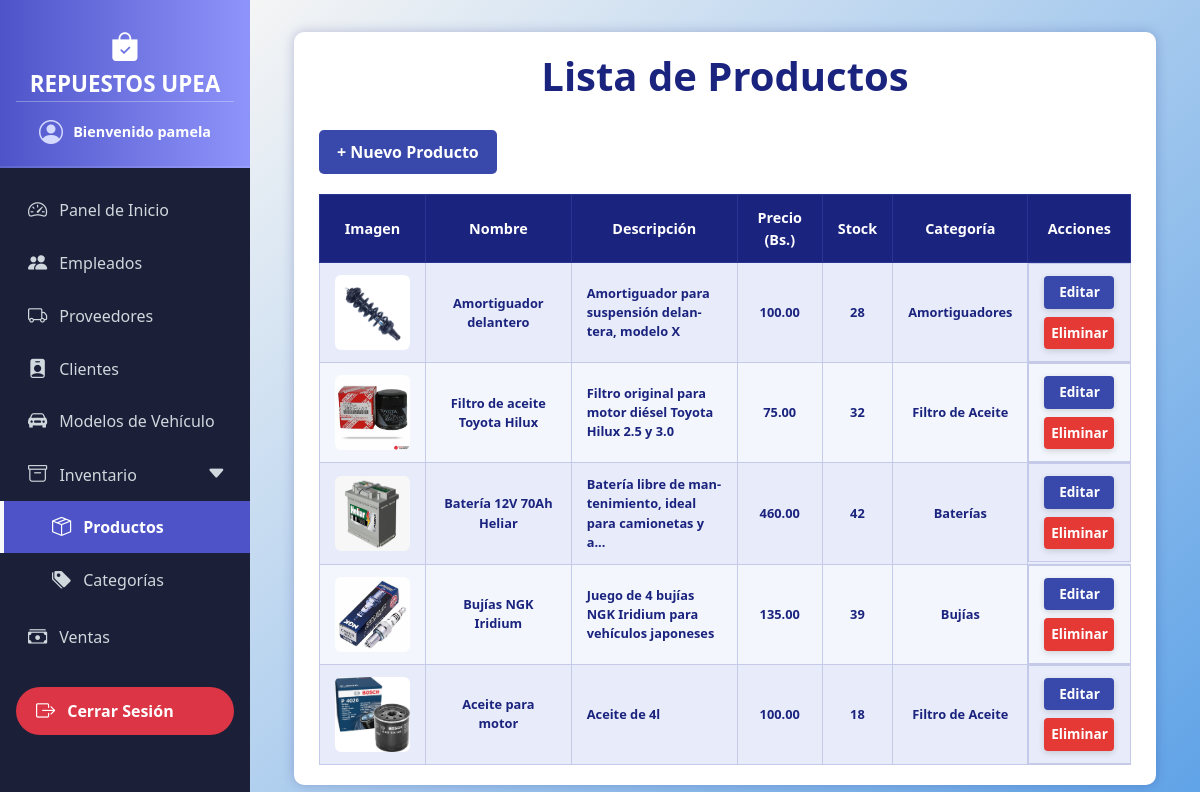
The app's page /productos/ (signed in) with its own data.
### models/usuario_model.py (models this page shows, shortened)
class Usuario(db.Model, UserMixin):
    __tablename__ = "usuarios"
    id = db.Column(db.Integer, primary_key=True)
    username = db.Column(db.String(20), nullable=False, unique=True)
    password = db.Column(db.String(128), nullable=False)  # Longitud suficiente para hash
    rol = db.Column(db.String(20), nullable=False)
    empleado = db.relationship("Empleado", back_populates="usuario", uselist=False)

### models/producto_model.py (models this page shows, shortened)
class Producto(db.Model):
    __tablename__ = "productos"
    id = db.Column(db.Integer, primary_key=True)
    nombre = db.Column(db.String(100), nullable=False)
    descripcion = db.Column(db.String(255))
    precio = db.Column(db.Float, nullable=False)
    stock = db.Column(db.Integer, nullable=False)
    imagen = db.Column(db.String(255), nullable=True)
    categoria_id = db.Column(db.Integer, db.ForeignKey("categorias.id"))
    categoria = db.relationship("Categoria", back_populates="productos")
    proveedores = db.relationship("ProductoProveedor", back_populates="producto")
    detalles_venta = db.relationship("DetalleVenta", back_populates="producto")

### models/categoria_model.py (models this page shows, shortened)
class Categoria(db.Model):
    __tablename__ = "categorias"
    id = db.Column(db.Integer, primary_key=True)
    nombre = db.Column(db.String(80), nullable=False)
    productos = db.relationship("Producto", back_populates="categoria")
    @staticmethod
    def get_all():
        return Categoria.query.all()

### controllers/producto_controller.py (the view)
@producto_bp.route("/")
def index():
    categoria_id = request.args.get('categoria_id', type=int)
    q = request.args.get('q', '').strip()
    query = Producto.query
    if categoria_id:
        query = query.filter(Producto.categoria_id == categoria_id)
    if q:
        query = query.filter(Producto.nombre.ilike(f'%{q}%'))
    productos = query.all()
    categorias = Categoria.get_all()
    return producto_view.list(productos, categorias=categorias, categoria_seleccionada=categoria_id, busqueda=q)

### run.py (called while the page is built)
@login_manager.user_loader
def load_user(user_id):
    return Usuario.query.get(int(user_id))  # Devuelve usuario por id o None

@app.context_processor
def inject_active_path():
    def is_active(path):
        return 'active' if request.path == path else ''
    return dict(is_active=is_active)

@app.context_processor
def inject_carrito_count():
    carrito = session.get('carrito', {})
    total = sum(item['cantidad'] for item in carrito.values()) if carrito else 0
    return dict(carrito_count=total)

### views/producto_view.py (called while the page is built)
def list(productos, categorias=None, categoria_seleccionada=None, busqueda=None):
    return render_template(
        "productos/index.html",
        productos=productos,
        categorias=categorias,
        categoria_seleccionada=categoria_seleccionada,
        busqueda=busqueda
    )

### templates/productos/index.html (shortened to what this page needs)
{% extends 'base.html' %}
{% block content %}
<div class="container">
  <h1>Lista de Productos</h1>
  <a href="{{ url_for('producto.create') }}" class="button">+ Nuevo Producto</a>
  <div class="table-responsive-wrapper">
    <table>
      <thead>
        <tr>
          <th>Imagen</th>
          <th>Nombre</th>
          <th>Descripción</th>
          <th>Precio (Bs.)</th>
          <th>Stock</th>
          <th>Categoría</th>
          <th>Acciones</th>
        </tr>
      </thead>
      <tbody>
        {% for p in productos %}
        <tr>
          <td>
            {% if p.imagen %}
              <img src="{{ url_for('static', filename='img/productos/' ~ p.imagen) }}" alt="{{ p.nombre }}" class="product-image" />
            {% else %}
              No hay imagen
            {% endif %}
          </td>
          <td>{{ p.nombre }}</td>
          <td class="description" title="{{ p.descripcion }}">{{ p.descripcion|truncate(60, True, '...') }}</td>
          <td>{{ "%.2f"|format(p.precio) }}</td>
          <td>{{ p.stock }}</td>
          <td>{{ p.categoria.nombre if p.categoria else 'Sin categoría' }}</td>
          <td class="actions">
            <a href="{{ url_for('producto.edit', id=p.id) }}" class="edit">Editar</a>
            <a href="{{ url_for('producto.delete', id=p.id) }}" class="delete" onclick="return confirm('¿Estás seguro de eliminar este producto?');">Eliminar</a>
          </td>
        </tr>
        {% else %}
        <tr>
          <td colspan="7" style="color:#1a237e; font-style: italic;">No hay productos registrados.</td>
        </tr>
        {% endfor %}
      </tbody>
    </table>
  </div>
</div>
{% endblock %}

### templates/base.html (shortened to what this page needs)
<!doctype html>
<html lang="es">
  <head>
    <link href="https://cdn.jsdelivr.net/npm/bootstrap@5.3.6/dist/css/bootstrap.min.css" rel="stylesheet" />
    <link href="https://cdn.jsdelivr.net/npm/bootstrap-icons@1.10.5/font/bootstrap-icons.css" rel="stylesheet" />
  </head>
  <body>
    <nav class="sidebar">
      <div class="sidebar-header">
        <i class="bi bi-bag-check-fill logo-icon"></i>
        REPUESTOS UPEA
        <div class="welcome-message">
          <i class="bi bi-person-circle"></i>
          <span> Bienvenido
            {% if current_user.is_authenticated %}
              {{ current_user.username }}
            {% else %}
              Invitado
            {% endif %}
          </span>
        </div>
      </div>
      <ul class="nav flex-column mt-3">
        <li class="nav-item">
          <a class="nav-link {{ is_active('/admin') }}" href="{{ url_for('inicio.admin_dashboard') }}">
            <i class="bi bi-speedometer2"></i> Panel de Inicio
          </a>
        </li>
        <li class="nav-item">
          <a class="nav-link {{ is_active('/usuarios/') }}" href="/usuarios/">
            <i class="bi bi-people-fill"></i> Empleados
          </a>
        </li>
        <li class="nav-item">
          <a class="nav-link {{ is_active('/proveedores/') }}" href="/proveedores/">
            <i class="bi bi-truck"></i> Proveedores
          </a>
        </li>
        <li class="nav-item">
          <a class="nav-link {{ is_active('/clientes/') }}" href="/clientes/">
            <i class="bi bi-person-badge-fill"></i> Clientes
          </a>
        </li>
        <li class="nav-item">
          <a class="nav-link {{ is_active('/modelos_vehiculos/') }}" href="/modelos_vehiculos/">
            <i class="bi bi-car-front-fill"></i> Modelos de Vehículo
          </a>
        </li>
        <li class="nav-item">
          <a class="nav-link d-flex justify-content-between align-items-center" data-bs-toggle="collapse" href="#inventarioSubmenu" role="button" aria-expanded="false" aria-controls="inventarioSubmenu">
            <span><i class="bi bi-archive me-2"></i> Inventario</span>
            <i class="bi bi-caret-down-fill"></i>
          </a>
          <div class="collapse {{ 'show' if is_active('/productos/') or is_active('/categorias/') else '' }}" id="inventarioSubmenu">
            <ul class="btn-toggle-nav list-unstyled fw-normal pb-1 small">
              <li>
                <a href="/productos/" class="nav-link {{ is_active('/productos/') }}">
                  <i class="bi bi-box-seam"></i> Productos
                </a>
              </li>
              <li>
                <a href="/categorias/" class="nav-link {{ is_active('/categorias/') }}">
                  <i class="bi bi-tags-fill"></i> Categorías
                </a>
              </li>
            </ul>
          </div>
        </li>
        <li class="nav-item">
          <a class="nav-link {{ is_active('/ventas/') }}" href="/ventas">
            <i class="bi bi-cash-stack"></i> Ventas
          </a>
        </li>
        <br>
        <li class="nav-item mt-auto mb-3">
          <a class="nav-link text-white bg-danger fw-bold rounded-pill mx-3 text-center" style="padding: 0.6rem 1rem;" href="{{ url_for('logout') }}">
            <i class="bi bi-box-arrow-right"></i> Cerrar Sesión
          </a>
        </li>
      </ul>
    </nav>
    <div class="main-content">
      <div class="container-fluid">
        {% block content %}
        {% endblock %}
      </div>
    </div>
  </body>
</html>

### templates/base.html (style rules this page uses)
body { margin: 0; padding: 0; font-family: 'Segoe UI', Tahoma, Geneva, Verdana, sans-serif; }
.sidebar { position: fixed; top: 0; left: 0; width: 250px; height: 100vh; background-color: #1b1f38; display: flex; flex-direction: column; z-index: 1050; transform: translateX(0); transition: transform 0.3s ease-in-out; }
.sidebar-header { background: linear-gradient(90deg, #4e54c8, #8f94fb); padding: 1.5rem 1rem 1rem 1rem; color: white; font-weight: 700; font-size: 1.4rem; text-align: center; user-select: none; border-bottom: 2px solid rgba(255, 255, 255, 0.1); display: flex; flex-direction: column; align-items: center; }
.sidebar-header i.logo-icon { font-size: 1.8rem; }
.welcome-message { border-top: 1px solid rgba(255,255,255,0.3); padding-top: 0.75rem; font-weight: 400; font-size: 0.9rem; width: 100%; color: #e0e0ffcc; user-select: none; }
.welcome-message i { font-size: 1.5rem; vertical-align: middle; margin-right: 0.4rem; color: #d3d9ff; }
.welcome-message span { vertical-align: middle; font-weight: 600; color: white; }
.sidebar .nav-link { color: #cfd8dc; padding: 0.75rem 1.5rem; font-size: 1rem; display: flex; align-items: center; gap: 0.75rem; border-left: 4px solid transparent; transition: all 0.3s ease; }
.sidebar .nav-link i { font-size: 1.2rem; }
.sidebar .nav-link.active { background-color: #4e54c8; color: white; border-left-color: #f8f9fa; font-weight: 600; }
.main-content { margin-left: 250px; padding: 2rem; background: linear-gradient(135deg, #f5f5f5, #5ea2e7); min-height: 100vh; color: #000000; transition: margin-left 0.3s ease-in-out; }
.btn-toggle-nav .nav-link { padding-left: 3rem; }
.btn-toggle-nav .nav-link.active { background-color: #4e54c8; color: white; border-left-color: #f8f9fa; font-weight: 600; }

### templates/productos/index.html (style rules this page uses)
body { background-color: #ffffff; color: #222; font-family: 'Segoe UI', Tahoma, Geneva, Verdana, sans-serif; }
h1 { margin-bottom: 30px; color: #1a237e; font-weight: 700; text-align: center; }
.container { max-width: 1500px; margin: 0 auto; background-color: #fff; padding: 20px 25px; border-radius: 10px; box-shadow: 0 0 12px rgba(26, 35, 126, 0.25); }
a.button { display: inline-block; background-color: #3949ab; color: white; padding: 10px 18px; margin-bottom: 20px; border-radius: 5px; text-decoration: none; font-weight: 600; transition: background-color 0.3s ease; }
.table-responsive-wrapper { width: 100%; overflow-x: auto; -webkit-overflow-scrolling: touch; }
table { width: 100%; border-collapse: collapse; font-size: 0.9rem; min-width: 700px; }
thead { background-color: #1a237e; color: white; }
thead th { padding: 12px 15px; font-weight: 700; text-align: center; border: 1px solid #283593; }
tbody tr { background-color: #f3f6fc; border-bottom: 1px solid #c5cae9; transition: background-color 0.3s ease; }
tbody tr:nth-child(odd) { background-color: #e8ebf9; }
tbody td { padding: 12px 15px; text-align: center; vertical-align: middle; border: 1px solid #c5cae9; color: #1a237e; font-size: 0.8rem; font-weight: 700; }
tbody td.description { text-align: left; max-width: 300px; white-space: normal; overflow-wrap: break-word; word-wrap: break-word; hyphens: auto; }
img.product-image { width: 75px; height: 75px; border-radius: 6px; image-rendering: crisp-edges; }
.actions { display: flex; flex-direction: column; align-items: center; gap: 8px; }
.actions a { padding: 6px 0; width: 70px; text-align: center; border-radius: 4px; font-size: 0.85rem; text-decoration: none; font-weight: 600; color: white; display: inline-block; box-shadow: 0 2px 6px rgba(0, 0, 0, 0.15); transition: background-color 0.3s ease; user-select: none; }
.actions a.edit { background-color: #3949ab; }
.actions a.delete { background-color: #e53935; }

### records on screen
Usuario: username "pamela"
Producto: imagen (picture), nombre "Amortiguador delantero", descripcion "Amortiguador para suspensión delantera, modelo X", precio "100.00", stock "28", categoria "Amortiguadores"
Producto: imagen (picture), nombre "Filtro de aceite Toyota Hilux", descripcion "Filtro original para motor diésel Toyota Hilux 2.5 y 3.0", precio "75.00", stock "32", categoria "Filtro de Aceite"
Producto: imagen (picture), nombre "Batería 12V 70Ah Heliar", descripcion "Batería libre de mantenimiento, ideal para camionetas y a...", precio "460.00", stock "42", categoria "Baterías"
Producto: imagen (picture), nombre "Bujías NGK Iridium", descripcion "Juego de 4 bujías NGK Iridium para vehículos japoneses", precio "135.00", stock "39", categoria "Bujías"
Producto: imagen (picture), nombre "Aceite para motor", descripcion "Aceite de 4l", precio "100.00", stock "18", categoria "Filtro de Aceite"
